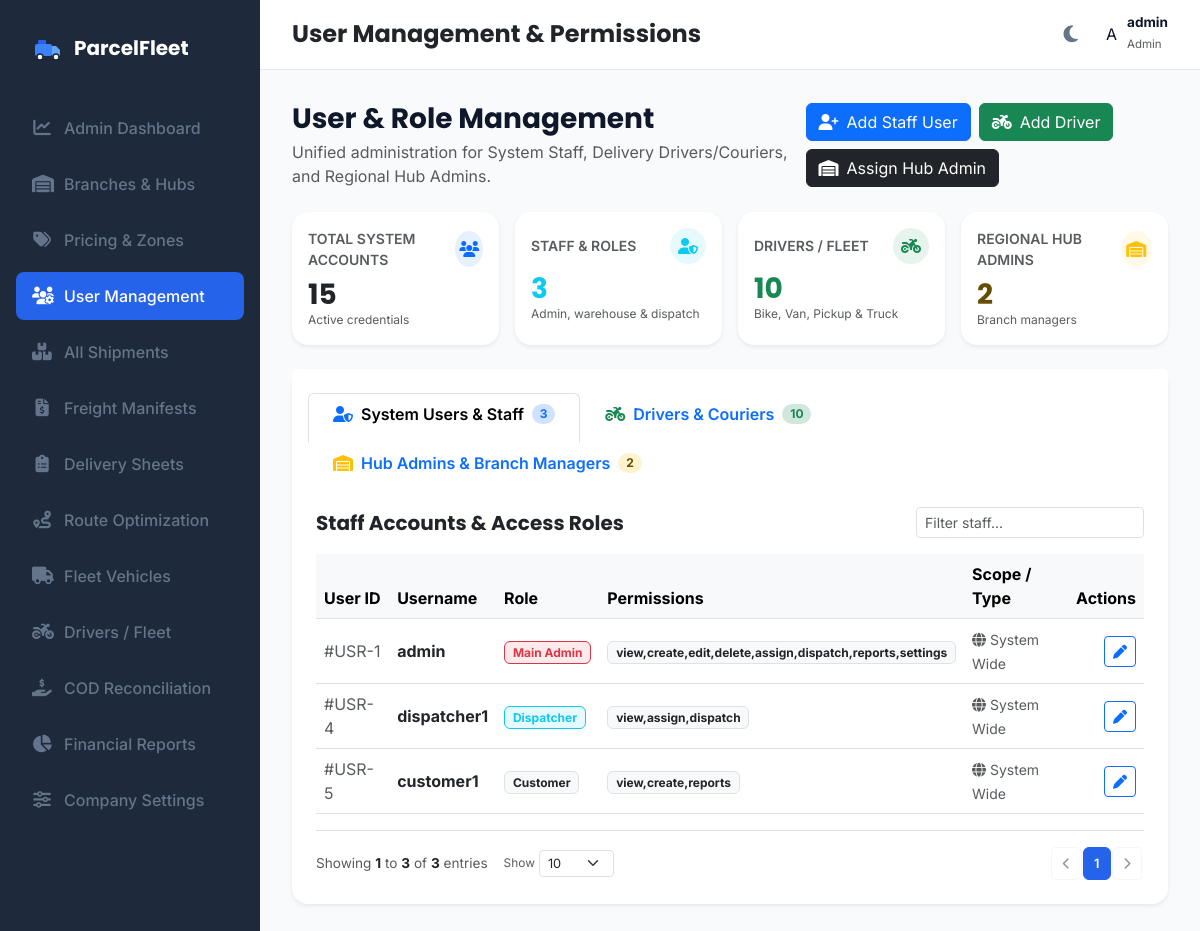
/admin/users (signed in), run on an earlier commit of the app's database.
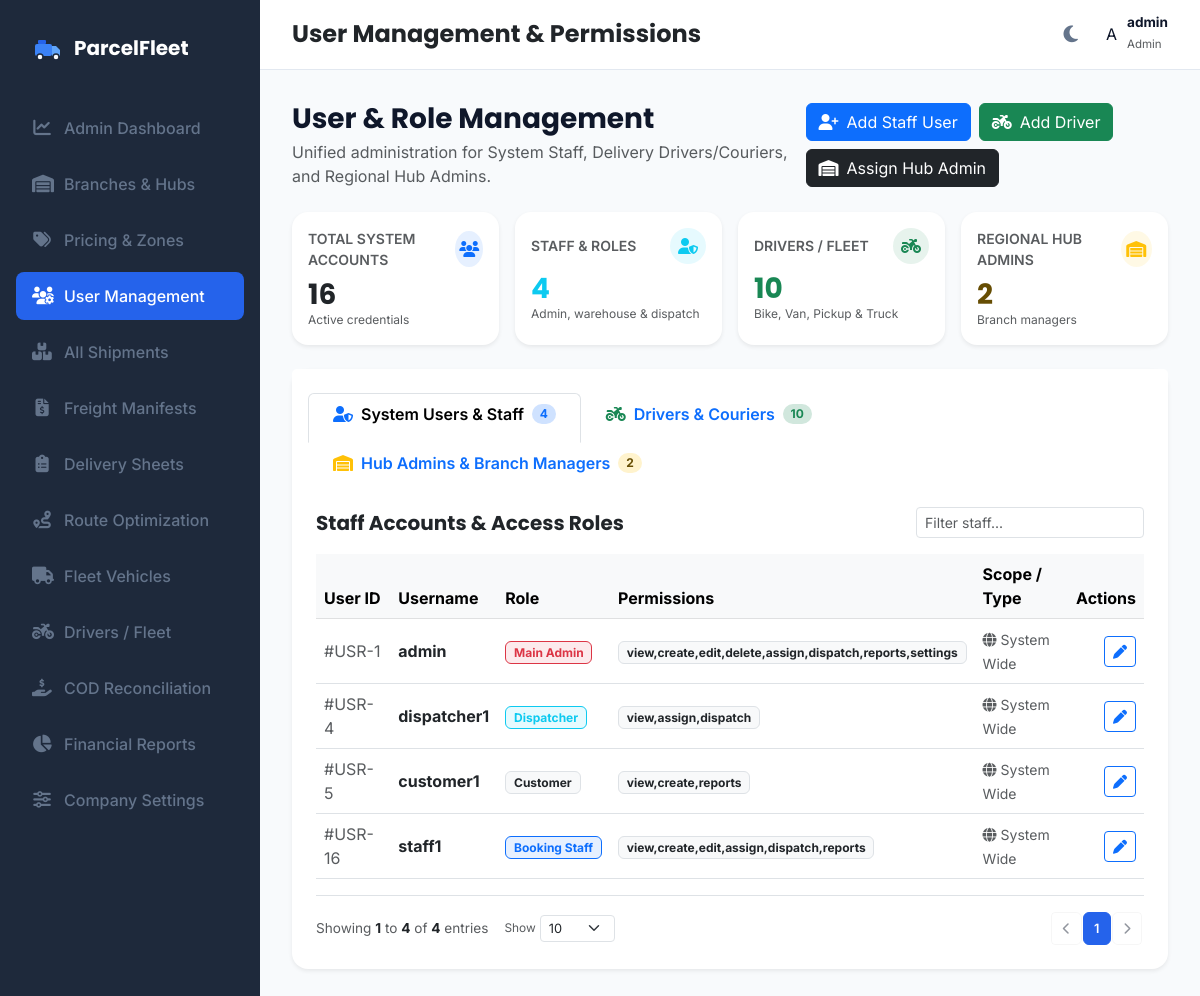
And on a later commit of the database.
### models.py (models this page shows)
class User(db.Model, UserMixin):
    __tablename__ = 'users'
    id = db.Column(db.Integer, primary_key=True)
    username = db.Column(db.String(50), unique=True, nullable=False)
    password_hash = db.Column(db.String(255), nullable=False)
    role = db.Column(db.String(30), nullable=False)  # 'admin', 'hub_admin', 'booking_staff', 'warehouse_staff', 'dispatcher', 'delivery_staff', 'branch_staff', 'driver'
    permissions = db.Column(db.String(255), nullable=True) # Comma-separated permissions: view,create,edit,delete,assign,dispatch,reports,settings
    driver_profile = db.relationship('Driver', backref='user', uselist=False, cascade="all, delete-orphan")
    hub_admin_profile = db.relationship('HubAdmin', backref='user', uselist=False, cascade="all, delete-orphan")

### app.py (the view)
@app.route('/admin/users')
@login_required
def manage_users():
    if current_user.role != 'admin':
        flash("Access Denied: Main Admin privileges required.", "error")
        return redirect(url_for('index'))
    all_users = User.query.order_by(User.id.asc()).all()
    staff_users = [u for u in all_users if u.role not in ['driver', 'hub_admin']]
    drivers = Driver.query.order_by(Driver.id.asc()).all()
    hub_admins = HubAdmin.query.order_by(HubAdmin.id.asc()).all()
    hubs = Hub.query.all()
    return render_template(
        'users.html',
        active_page='users',
        users=all_users,
        staff_users=staff_users,
        drivers=drivers,
        hub_admins=hub_admins,
        hubs=hubs
    )

### app.py (called while the page is built)
@login_manager.user_loader
def load_user(user_id):
    return User.query.get(int(user_id))

### templates/users.html (shortened to what the changed rows need)
{% extends "base.html" %}
{% block content %}
<div class="container-fluid p-0">
    <div class="row g-3 mb-4">
        <div class="col-6 col-lg-3">
            <div class="card border-0 shadow-sm rounded-4 p-3 h-100 bg-white">
                <div class="d-flex justify-content-between align-items-center mb-2">
                    <span class="text-muted small fw-semibold text-uppercase">Total System Accounts</span>
                    <div class="rounded-circle bg-primary bg-opacity-10 text-primary d-flex align-items-center justify-content-center" style="width: 36px; height: 36px;">
                    </div>
                </div>
                <h3 class="fw-bold text-dark mb-0">{{ users | length }}</h3>
                <small class="text-muted" style="font-size: 0.75rem;">Active credentials</small>
            </div>
        </div>
        <div class="col-6 col-lg-3">
            <div class="card border-0 shadow-sm rounded-4 p-3 h-100 bg-white">
                <div class="d-flex justify-content-between align-items-center mb-2">
                    <span class="text-muted small fw-semibold text-uppercase">Staff & Roles</span>
                    <div class="rounded-circle bg-info bg-opacity-10 text-info d-flex align-items-center justify-content-center" style="width: 36px; height: 36px;">
                    </div>
                </div>
                <h3 class="fw-bold text-info mb-0">{{ staff_users | length }}</h3>
                <small class="text-muted" style="font-size: 0.75rem;">Admin, warehouse & dispatch</small>
            </div>
        </div>
    </div>
    <div class="card border-0 shadow-sm rounded-4 mb-4">
        <div class="card-header bg-white border-0 pt-4 px-4 pb-0">
            <ul class="nav nav-tabs card-header-tabs" id="userManagementTabs" role="tablist">
                <li class="nav-item" role="presentation">
                    <button class="nav-link active fw-semibold pb-3 px-4 d-flex align-items-center gap-2" id="staff-tab" data-bs-toggle="tab" data-bs-target="#staff-pane" type="button" role="tab">
                        <i class="fa-solid fa-user-shield text-primary"></i>
                        <span>System Users & Staff</span>
                        <span class="badge bg-primary-subtle text-primary rounded-pill">{{ staff_users | length }}</span>
                    </button>
                </li>
            </ul>
        </div>
        <div class="card-body p-4">
            <div class="tab-content" id="userManagementTabsContent">
                <div class="tab-pane fade show active" id="staff-pane" role="tabpanel">
                    <div class="d-flex justify-content-between align-items-center mb-3">
                        <h5 class="fw-bold mb-0 text-dark">Staff Accounts & Access Roles</h5>
                        <input type="text" id="searchStaffInput" class="form-control form-control-sm w-auto" placeholder="Filter staff..." onkeyup="filterTable('staffTable', this.value)">
                    </div>
                    <div class="table-responsive">
                        <table class="table table-hover align-middle mb-0" id="staffTable">
                            <thead class="table-light">
                                <tr>
                                    <th>User ID</th>
                                    <th>Username</th>
                                    <th>Role</th>
                                    <th>Permissions</th>
                                    <th>Scope / Type</th>
                                    <th class="text-end">Actions</th>
                                </tr>
                            </thead>
                            <tbody>
                                {% for u in staff_users %}
                                <tr>
                                    <td><span class="text-muted">#USR-{{ u.id }}</span></td>
                                    <td><strong class="text-dark">{{ u.username }}</strong></td>
                                    <td>
                                        {% if u.role == 'admin' %}
                                            <span class="badge bg-danger bg-opacity-10 text-danger border border-danger">Main Admin</span>
                                        {% elif u.role == 'booking_staff' %}
                                            <span class="badge bg-primary bg-opacity-10 text-primary border border-primary">Booking Staff</span>
                                        {% elif u.role == 'warehouse_staff' %}
                                            <span class="badge bg-secondary bg-opacity-10 text-secondary border border-secondary">Warehouse Staff</span>
                                        {% elif u.role == 'dispatcher' %}
                                            <span class="badge bg-info bg-opacity-10 text-info border border-info">Dispatcher</span>
                                        {% elif u.role == 'delivery_staff' %}
                                            <span class="badge bg-warning bg-opacity-10 text-warning-emphasis border border-warning">Delivery Staff</span>
                                        {% elif u.role == 'customer' %}
                                            <span class="badge bg-light text-dark border">Customer</span>
                                        {% else %}
                                            <span class="badge bg-dark bg-opacity-10 text-dark border">{{ u.role.replace('_', ' ').title() }}</span>
                                        {% endif %}
                                    </td>
                                    <td>
                                        <span class="badge bg-light text-dark border">{{ u.permissions or 'view,create,edit,assign,dispatch' }}</span>
                                    </td>
                                    <td>
                                        <span class="text-muted small"><i class="fa-solid fa-globe me-1"></i>System Wide</span>
                                    </td>
                                    <td class="text-end">
                                        <button class="btn btn-sm btn-outline-primary" data-bs-toggle="modal" data-bs-target="#editUserModal{{ u.id }}" title="Edit Permissions">
                                            <i class="fa-solid fa-pen"></i>
                                        </button>
                                    </td>
                                </tr>
                                {% endfor %}
                            </tbody>
                        </table>
                    </div>
                </div>
            </div>
        </div>
    </div>
</div>
{% endblock %}

### templates/base.html (shortened to what the changed rows need)
<!DOCTYPE html>
<html lang="en">
<head>
    <link rel="stylesheet" href="https://cdnjs.cloudflare.com/ajax/libs/font-awesome/6.4.0/css/all.min.css">
    <link href="https://cdn.jsdelivr.net/npm/bootstrap@5.3.0/dist/css/bootstrap.min.css" rel="stylesheet">
    <link rel="stylesheet" href="https://unpkg.com/leaflet@1.9.4/dist/leaflet.css" />
    <link rel="stylesheet" href="{{ url_for('static', filename='css/styles.css') }}">
</head>
<body>
    {% if current_user.is_authenticated and not no_layout %}
    <div class="app-container">
        <main class="main-viewport">
            <header class="header-bar">
                <div class="header-actions">
                    {% if current_user.role == 'driver' %}
                    <div class="d-flex align-items-center gap-2 ps-2 border-start border-light">
                        <div class="text-end d-none d-sm-block">
                            <div class="fw-bold text-dark" style="font-size: 0.88rem; line-height: 1.1;">{{ current_user.driver_profile.name if current_user.driver_profile else current_user.username }}</div>
                            <div class="text-muted" style="font-size: 0.72rem;">ParcelFleet Rider</div>
                        </div>
                        <div class="rounded-circle bg-primary bg-opacity-10 text-primary d-flex align-items-center justify-content-center fw-bold" style="width: 36px; height: 36px; font-size: 0.95rem; border: 1.5px solid rgba(59, 130, 246, 0.3);">
                            {{ (current_user.driver_profile.name[0] if (current_user.driver_profile and current_user.driver_profile.name) else current_user.username[0]).upper() }}
                        </div>
                    </div>
                    {% else %}
                    <div class="dropdown">
                        <div class="user-profile-dropdown" data-bs-toggle="dropdown">
                            <div class="user-avatar-circle">
                                {{ current_user.username[0].upper() }}
                            </div>
                            <div class="d-none d-md-block text-start">
                                <div class="fw-bold" style="font-size: 0.85rem; line-height: 1.1;">{{ current_user.username }}</div>
                                <small class="text-muted text-capitalize" style="font-size: 0.72rem;">{{ current_user.role }}</small>
                            </div>
                        </div>
                    </div>
                    {% endif %}
                </div>
            </header>
            <section class="main-content">
                {% block content %}{% endblock %}
            </section>
        </main>
    </div>
    {% endif %}
</body>
</html>

What changed in the data, as far as the page shows it:
added User: id "16", username "staff1", role "Booking Staff", permissions "view,create,edit,assign,dispatch,reports"
Also different on the page:
{{ users | length }}: "15" → "16"
{{ staff_users | length }}: "3" → "4"
text written by a page script: "Showing 1 to 3 of 3 entries Show 1" → "Showing 1 to 4 of 4 entries Show 1"
